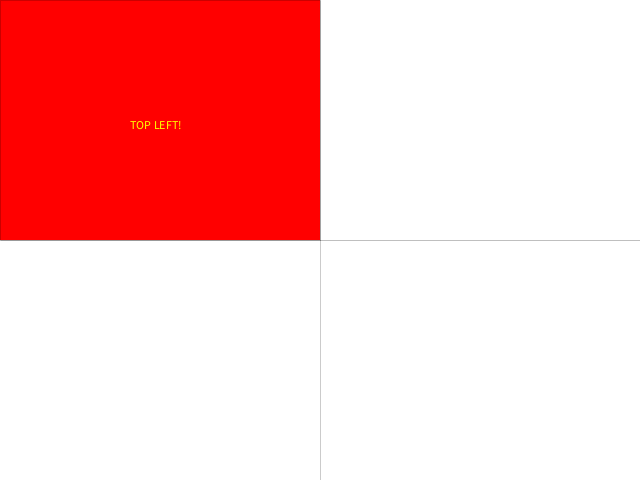
Frame 1 (no input)
Frame 60 (the mouse pressed at the canvas centre just before this capture): identical to frame 1, image omitted
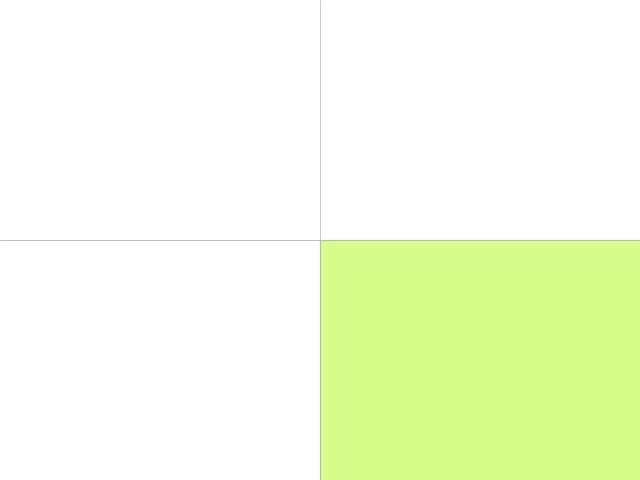
Frame 120 (the mouse held since frame 60 and released just before this capture)

The Processing sketch that drew these frames (run headless with seeded random() and noise(); from frame 60 on, the mouse is pressed at the canvas centre):

// Processing sketch: processing_186274
// ── processing_186274.pde

void setup(){
 size(640,480); 
}  

void draw(){
  background(255);
  strokeWeight(.2);
  line(width/2,0,width/2,height);
  line (0, height/2, width, height/2);
  //&& : AND / ||:OR
  
  if (mouseX < width/2 && mouseY < height/2){
    fill(255,0,0);
    rect(0,0,width/2, height/2);
    fill(255,255,0);
    text("TOP LEFT!",width/4-30, height/4,60,30);
  }else if (mouseX < width/2 && mouseY > height/2){
    fill(255,0,0);
    rect(0,height/2,width/2, height/2);
    fill(0,255,0);
    text("BOTTOM LEFT!",width/4-30, height/4*3,60,30);
  }else if(mouseX > width/2 && mouseY < height/2){
   fill(255,121,240);
    rect(width/2,0,width/2, height/2);
  }else{
    fill(216,252,138);
    rect(width/2,height/2,width/2, height/2);
  }
}
